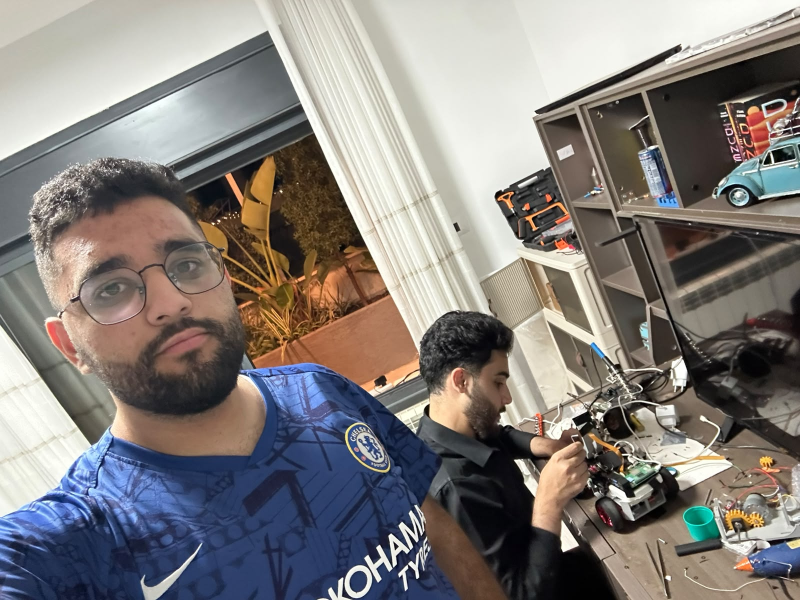
#> input picture 05_t_photos/team_photo_funny.jpg, 1600 x 1200 px (shown at 1/2 size)
$ python -i color_detect_test.py   (imports and definitions only)
#> lines starting #> are read from the running program, lines starting #| are printed output that depends on the picture; after the words box and inside, x2 and y2 are one past the last pixel; in counts of white or black regions, pixels touching at a corner belong together
#> further down, picture is the input picture: shape (1200, 1600, 3); mean B, G, R 123.6, 126.6, 131.7
"""
Color detection test with visual overlay.
Run over SSH with X11 forwarding: ssh -X abd@<PI_IP>
Shows a live window with a colored dot where red/green is detected.
Press 'q' to quit.
"""

import cv2
import numpy as np
from picamera2 import Picamera2
import time

# [1 line that did not run here, left out]
# [3 lines that did not run here, left out]
# [3 lines not run here, left out]

kernel = np.ones((5, 5), np.uint8)

# [1 line not run here, left out]


def detect_colors(frame):
    hsv = cv2.cvtColor(frame, cv2.COLOR_BGR2HSV)
#> hsv: shape (1200, 1600, 3); mean H, S, V 46, 62.4, 142

    lower_red1 = np.array([0, 100, 100])
    upper_red1 = np.array([10, 255, 255])
    lower_red2 = np.array([160, 100, 100])
    upper_red2 = np.array([179, 255, 255])
    lower_green = np.array([40, 70, 70])
    upper_green = np.array([85, 255, 255])

    mask1 = cv2.inRange(hsv, lower_red1, upper_red1)
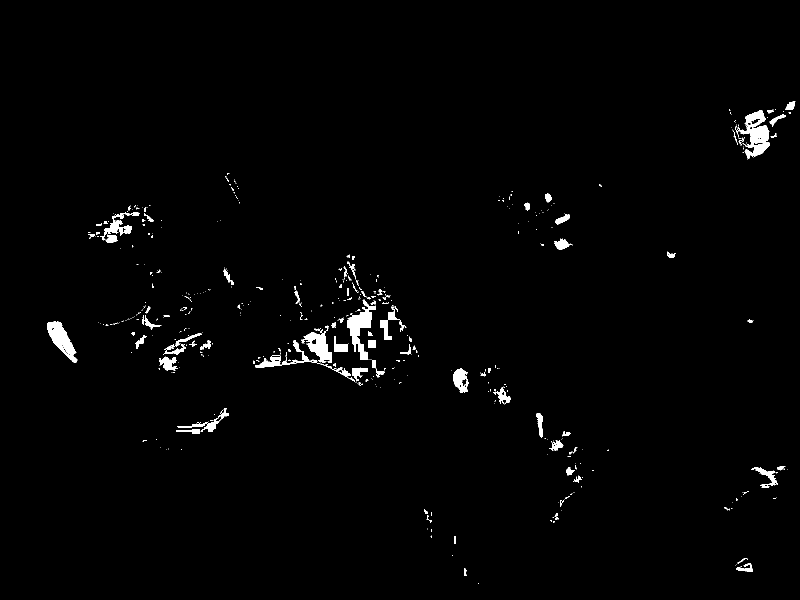
#> mask1: shape (1200, 1600) (shown at 1/2 size); 1.5% white; 515 white regions (409 under 20 px), largest, box (x1, y1, x2, y2) and area: (1473, 220, 1540, 318) 2907, (694, 599, 752, 720) 2673, (94, 643, 155, 725) 2188
    mask2 = cv2.inRange(hsv, lower_red2, upper_red2)
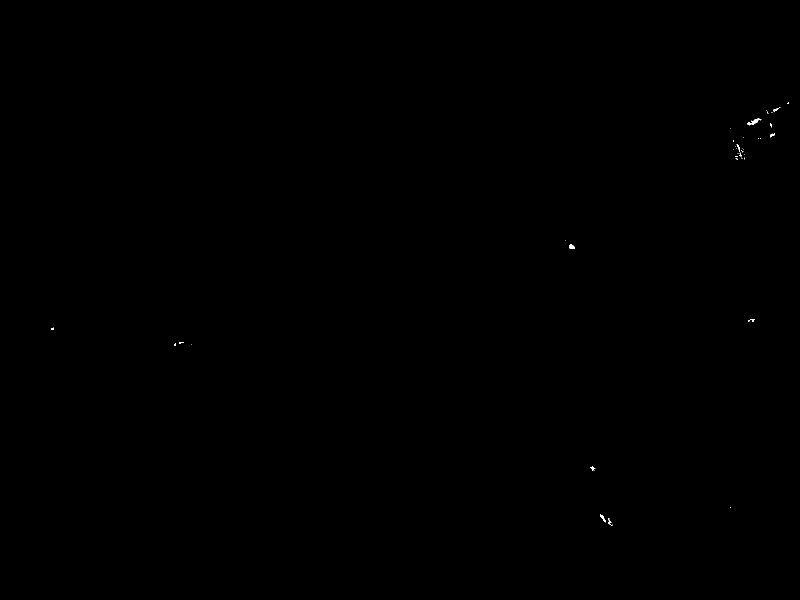
#> mask2: shape (1200, 1600) (shown at 1/2 size); 0.03% white; 46 white regions (35 under 20 px), largest, box (x1, y1, x2, y2) and area: (1502, 236, 1521, 249) 110, (1138, 489, 1150, 498) 79, (1200, 1029, 1212, 1044) 59
    red_mask = cv2.bitwise_or(mask1, mask2)
#> red_mask: shape (1200, 1600); 1.5% white; 528 white regions (420 under 20 px), largest, box (x1, y1, x2, y2) and area: (1473, 220, 1540, 318) 3054, (694, 599, 752, 720) 2673, (94, 643, 155, 725) 2206
    green_mask = cv2.inRange(hsv, lower_green, upper_green)
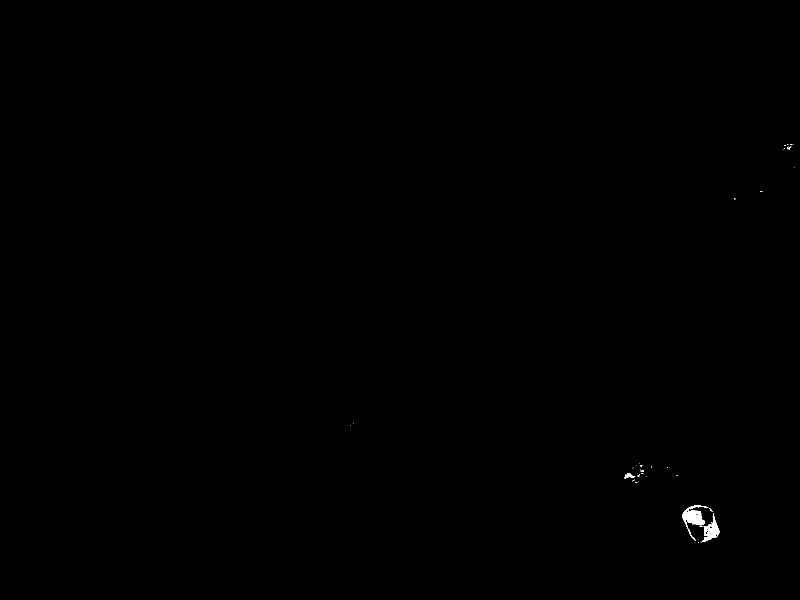
#> green_mask: shape (1200, 1600) (shown at 1/2 size); 0.12% white; 38 white regions (33 under 20 px), largest, box (x1, y1, x2, y2) and area: (1365, 1011, 1417, 1082) 1208, (1401, 1026, 1440, 1085) 839, (1248, 946, 1270, 958) 119, (1574, 294, 1582, 299) 22, (1418, 1016, 1426, 1024) 20

    red_mask = cv2.morphologyEx(red_mask, cv2.MORPH_OPEN, kernel)
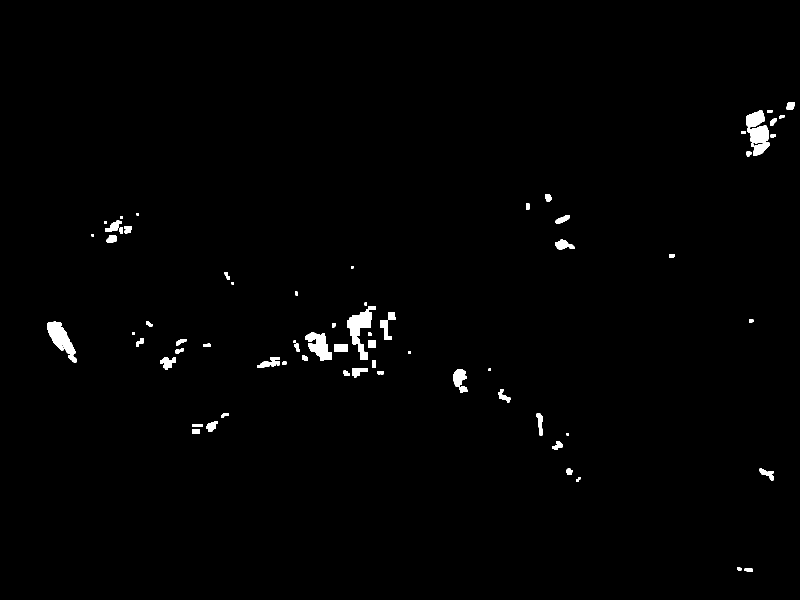
#> red_mask: shape (1200, 1600) (shown at 1/2 size); 1% white; 68 white regions, largest, box (x1, y1, x2, y2) and area: (694, 612, 751, 720) 2492, (94, 643, 153, 725) 2125, (610, 665, 664, 722) 1787
    green_mask = cv2.morphologyEx(green_mask, cv2.MORPH_OPEN, kernel)
#> green_mask: shape (1200, 1600); 0.08% white; 3 white regions, box (x1, y1, x2, y2) and area: (1365, 1020, 1409, 1050) 875, (1408, 1041, 1438, 1082) 682, (1255, 946, 1260, 953) 35

    detections = []

    for mask, color, label in [
        (red_mask, (0, 0, 255), "RED"),
        (green_mask, (0, 255, 0), "GREEN"),
    ]:
        contours, _ = cv2.findContours(mask, cv2.RETR_EXTERNAL, cv2.CHAIN_APPROX_SIMPLE)
        for cnt in contours:
            area = cv2.contourArea(cnt)
            if area < 2000:
                continue
            approx = cv2.approxPolyDP(cnt, 0.04 * cv2.arcLength(cnt, True), True)
            if len(approx) >= 4:
                x, y, w, h = cv2.boundingRect(cnt)
                aspect_ratio = w / float(h)
                if 0.6 < aspect_ratio < 1.4:
                    cx = x + w // 2
                    cy = y + h // 2
                    detections.append((label, color, cx, cy, x, y, w, h, area))
#> this loop made 2 passes
#> (color, label) on passes 1 to 2: ((0, 0, 255), 'RED'), ((0, 255, 0), 'GREEN')
#> after the loop, detections = [('RED', (0, 0, 255), 123, 684, 94, 643, 59, 82, 2014.5)]

    return detections


def draw_overlay(frame, detections):
    for label, color, cx, cy, x, y, w, h, area in detections:
        # bounding box
        cv2.rectangle(frame, (x, y), (x + w, y + h), color, 2)
        # center dot
        cv2.circle(frame, (cx, cy), 8, color, -1)
        # label + area
        cv2.putText(
            frame,
            f"{label} ({int(area)}px)",
            (x, y - 8),
            cv2.FONT_HERSHEY_SIMPLEX,
            0.6,
            color,
            2,
        )

    if not detections:
        cv2.putText(
            frame, "NONE", (10, 30), cv2.FONT_HERSHEY_SIMPLEX, 1.0, (200, 200, 200), 2
        )

    return frame


def main():
    while True:
        frame_pil = picam2.capture_image("main")
        frame = np.array(frame_pil.convert("RGB"))
        frame = cv2.cvtColor(frame, cv2.COLOR_RGB2BGR)

        detections = detect_colors(frame)
        frame = draw_overlay(frame, detections)

        cv2.imshow("Detection", frame)

        if cv2.waitKey(1) & 0xFF == ord("q"):
            break


# [8 lines not run here, left out]

>>> import cv2
>>> picture = cv2.imread('../../05_t_photos/team_photo_funny.jpg')
>>> result = detect_colors(picture)
#> result has the same summary as detections in detect_colors

$ run again, on 05_t_photos/team_photo_serious.jpg
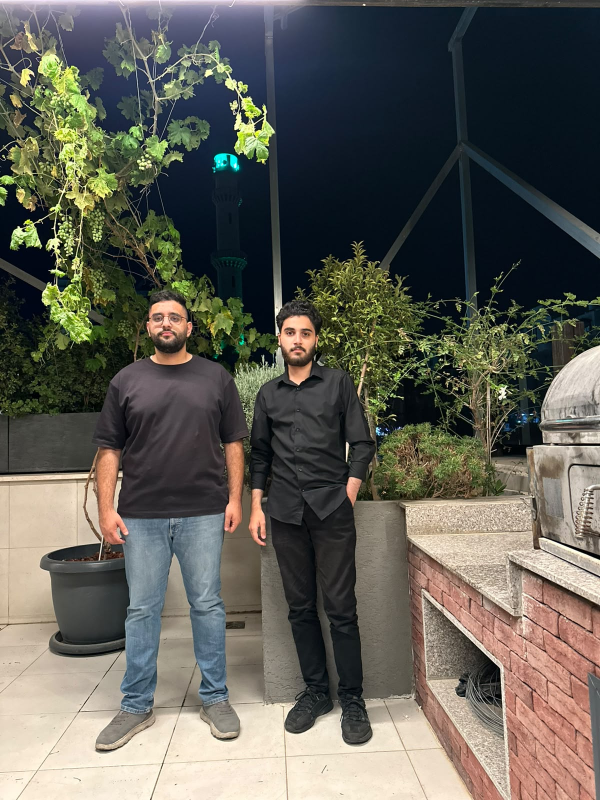
#> input picture 05_t_photos/team_photo_serious.jpg, 1200 x 1600 px (shown at 1/2 size)
#> picture is the input picture: shape (1600, 1200, 3); mean B, G, R 85.9, 94.4, 95.9
#> hsv: shape (1600, 1200, 3); mean H, S, V 61.7, 96.5, 106.1
#> in detect_colors, `mask1 = cv2.inRange(hsv, lower_red1, upper_red1)`:
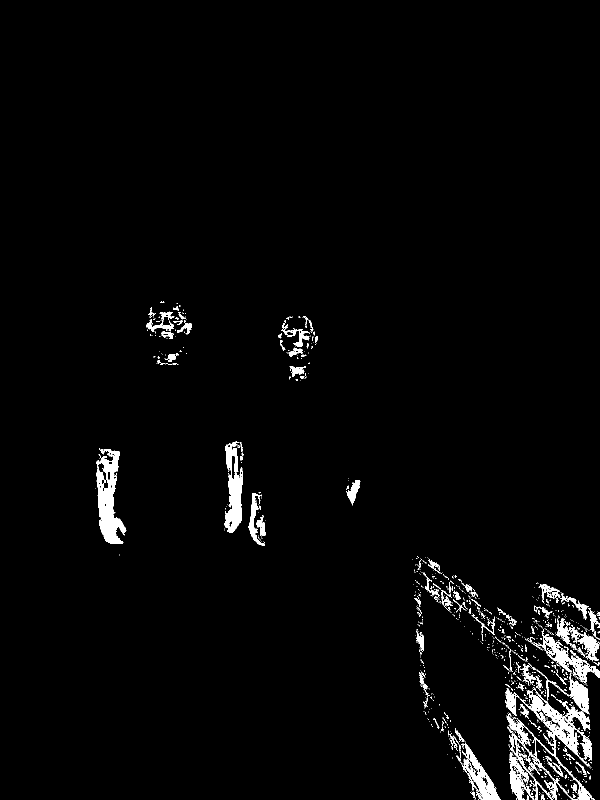
#> mask1: shape (1600, 1200) (shown at 1/2 size); 2.4% white; 1053 white regions (929 under 20 px), largest, box (x1, y1, x2, y2) and area: (1011, 1374, 1190, 1600) 9824, (193, 898, 253, 1088) 5689, (449, 883, 486, 1066) 3852
#> mask2: shape (1600, 1200); 0% white in thin lines or dots, all inside (x1, y1, x2, y2) = (241, 666, 530, 1088)
#> in detect_colors, `green_mask = cv2.morphologyEx(green_mask, cv2.MORPH_OPEN, kernel)`:
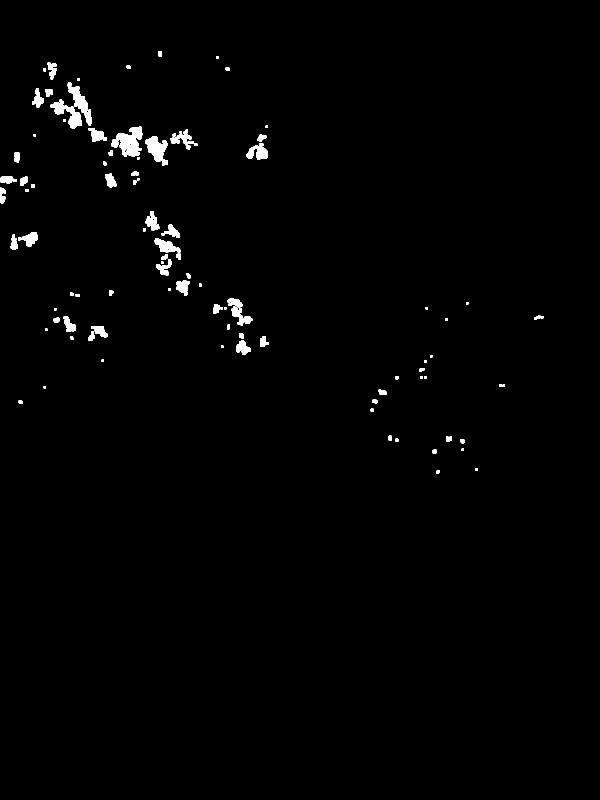
#> green_mask: shape (1600, 1200) (shown at 1/2 size); 1.1% white; 99 white regions, largest, box (x1, y1, x2, y2) and area: (223, 253, 285, 314) 2161, (290, 272, 335, 331) 1462, (135, 164, 184, 251) 1455
#> the loop in detect_colors, `for mask, color, label in [ (red_mask, (0, 0, 255), "RED"), (green_mas..` made 2 passes
#> (color, label) on passes 1 to 2: ((0, 0, 255), 'RED'), ((0, 255, 0), 'GREEN')
#> after the loop in detect_colors, `for mask, color, label in [`: detections = [('GREEN', (0, 255, 0), 254, 283, 223, 253, 62, 61, 2039)]
#> result has the same summary as detections in detect_colors
